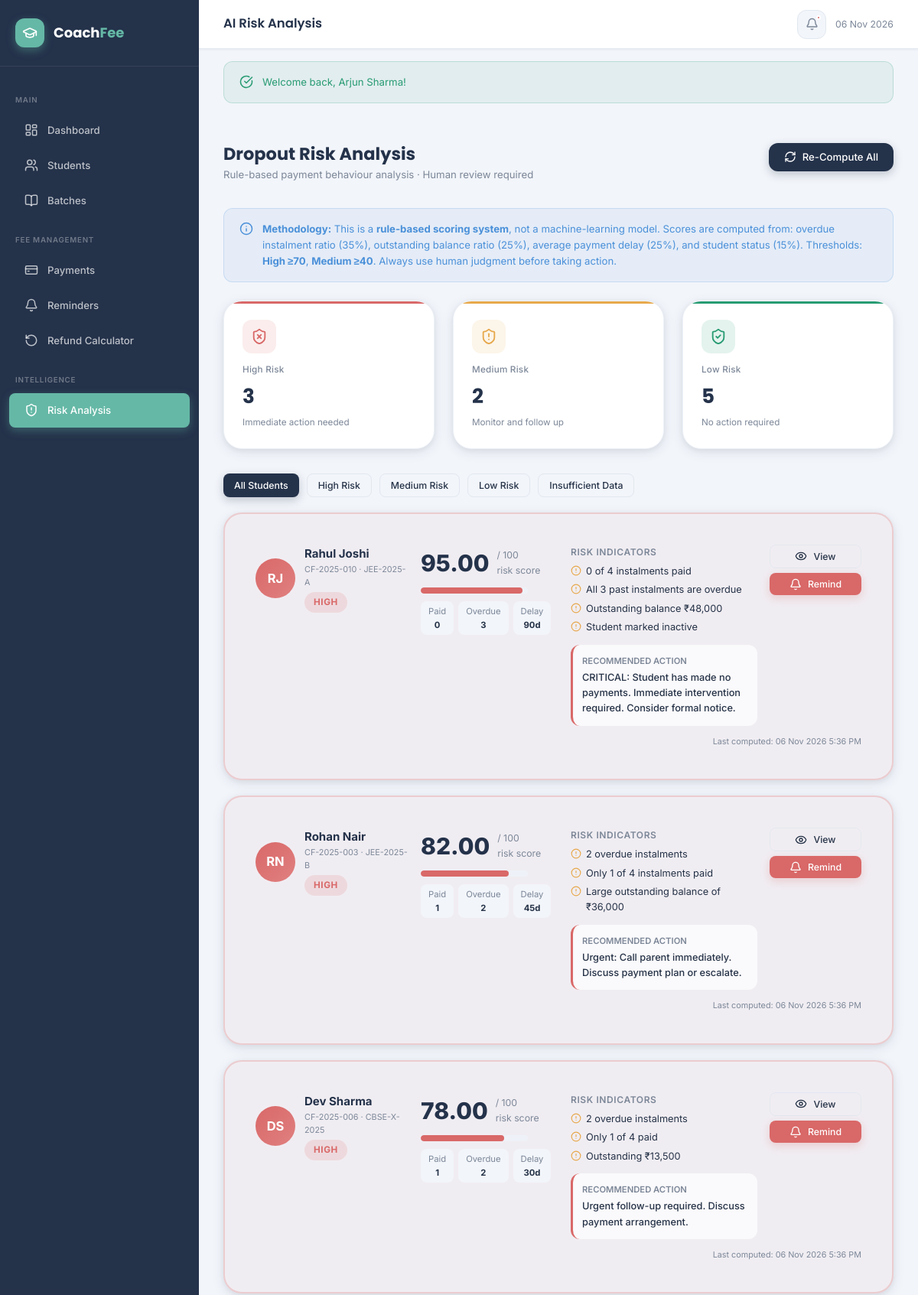
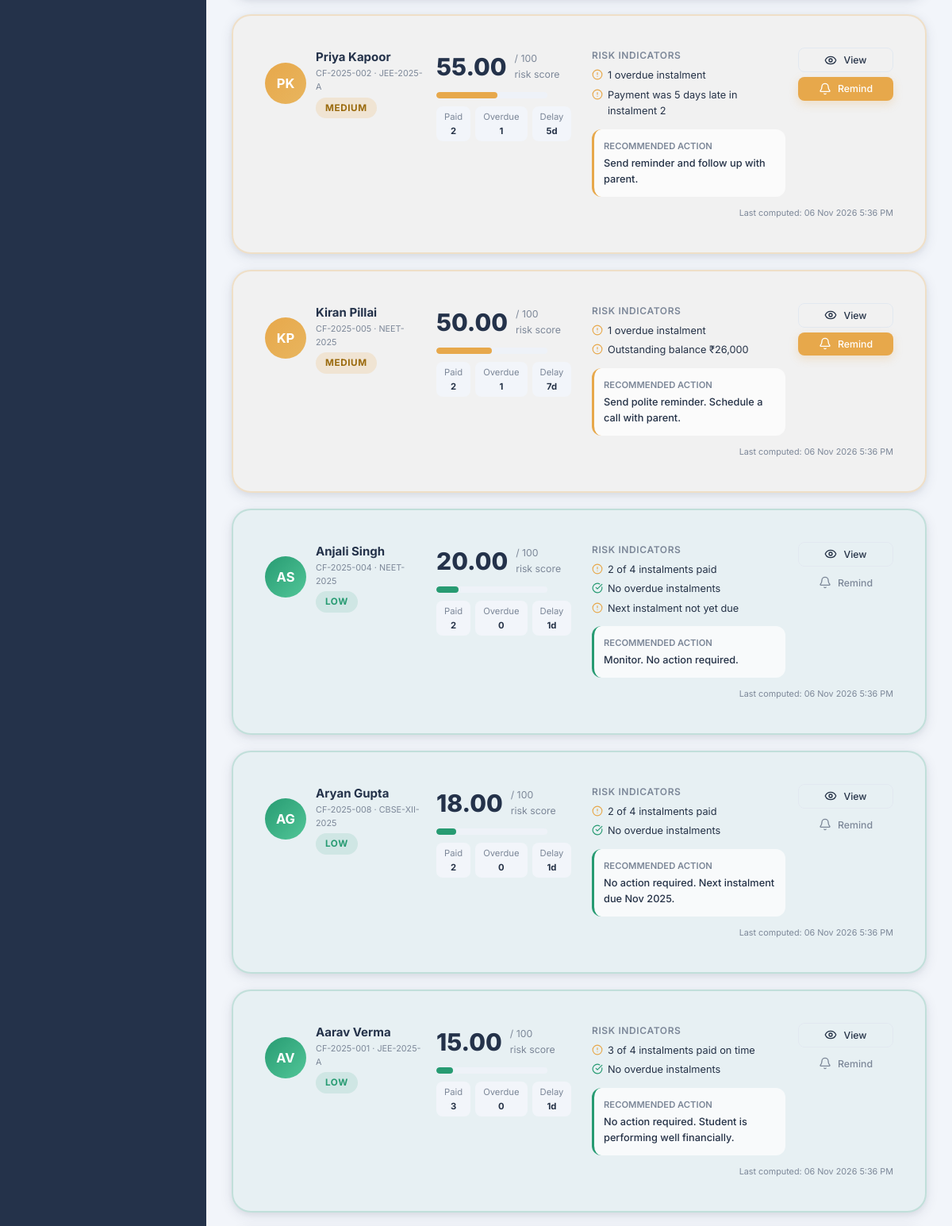
Page /src/staff/risk.php (signed in, upper part) on the committed database (2 pictures, top to bottom).
### tables this page shows
CREATE TABLE IF NOT EXISTS risk_analysis (
    id              INT UNSIGNED AUTO_INCREMENT PRIMARY KEY,
    student_id      INT UNSIGNED NOT NULL UNIQUE,
    risk_level      ENUM('low','medium','high','insufficient_data') NOT NULL DEFAULT 'insufficient_data',
    risk_score      DECIMAL(5,2) DEFAULT NULL,
    reasons         JSON,            
    evidence        JSON,            
    recommendation  TEXT,
    computed_at     DATETIME NOT NULL DEFAULT CURRENT_TIMESTAMP,
    FOREIGN KEY (student_id) REFERENCES students(id) ON DELETE CASCADE,
    INDEX idx_risk_level (risk_level)
);

CREATE TABLE IF NOT EXISTS students (
    id              INT UNSIGNED AUTO_INCREMENT PRIMARY KEY,
    student_id      VARCHAR(20) NOT NULL UNIQUE,   
    name            VARCHAR(120) NOT NULL,
    email           VARCHAR(180),
    phone           VARCHAR(20),
    dob             DATE,
    address         TEXT,
    batch_id        INT UNSIGNED,
    enroll_date     DATE NOT NULL,
    status          ENUM('active','inactive','dropout','completed') NOT NULL DEFAULT 'active',
    photo           VARCHAR(255) DEFAULT NULL,
    notes           TEXT,
    created_at      DATETIME NOT NULL DEFAULT CURRENT_TIMESTAMP,
    updated_at      DATETIME NOT NULL DEFAULT CURRENT_TIMESTAMP ON UPDATE CURRENT_TIMESTAMP,
    FOREIGN KEY (batch_id) REFERENCES batches(id) ON DELETE SET NULL,
    INDEX idx_batch (batch_id),
    INDEX idx_status (status),
    FULLTEXT idx_ft_name (name, email)
);

CREATE TABLE IF NOT EXISTS batches (
    id              INT UNSIGNED AUTO_INCREMENT PRIMARY KEY,
    name            VARCHAR(120) NOT NULL,
    course_name     VARCHAR(180) NOT NULL,
    description     TEXT,
    total_fee       DECIMAL(10,2) NOT NULL DEFAULT 0.00,
    start_date      DATE,
    end_date        DATE,
    max_students    INT UNSIGNED DEFAULT 50,
    is_active       TINYINT(1) NOT NULL DEFAULT 1,
    created_at      DATETIME NOT NULL DEFAULT CURRENT_TIMESTAMP
);

### config/session.php (called while the page is built, shortened)
<?php
function h(string $value): string {
    return htmlspecialchars($value, ENT_QUOTES | ENT_HTML5, 'UTF-8');
}
function fmt_date(?string $date, string $format = 'd M Y'): string {
    return date($format, strtotime($date));
}

### src/staff/risk.php (the view, shortened to what this page needs)
<?php
require_once BASE_PATH . '/config/session.php';
$pdo = db();
$filterLevel = $_GET['level'] ?? '';
$where = ['1=1'];
$params = [];
$risks = $pdo->prepare("
    SELECT ra.*, s.name AS student_name, s.student_id AS sid, s.status AS student_status,
           b.name AS batch_name, b.course_name
    FROM risk_analysis ra
    JOIN students s ON s.id=ra.student_id
    LEFT JOIN batches b ON b.id=(SELECT batch_id FROM fee_structures WHERE student_id=s.id LIMIT 1)
    WHERE " . implode(' AND ',$where) . "
    ORDER BY ra.risk_score DESC, ra.risk_level ASC");
$risks->execute($params);
$risks = $risks->fetchAll();
$summary = $pdo->query("SELECT risk_level, COUNT(*) AS cnt FROM risk_analysis GROUP BY risk_level")->fetchAll();
$summaryMap = array_column($summary,'cnt','risk_level');
include BASE_PATH . '/templates/header.php';
?>
<div class="page-content">
  <div class="page-header">
    <div class="page-header-title">
      <h2>Dropout Risk Analysis</h2>
      <p>Rule-based payment behaviour analysis · Human review required</p>
    </div>
    <form method="POST">
      <button type="submit" class="btn btn-primary"><i data-lucide="refresh-cw"></i> Re-Compute All</button>
    </form>
  </div>
  <div class="alert alert-info" style="margin-bottom:var(--space-6);">
    <i data-lucide="info"></i>
    <div>
      <strong>Methodology:</strong> This is a <strong>rule-based scoring system</strong>, not a machine-learning model.
      Scores are computed from: overdue instalment ratio (35%), outstanding balance ratio (25%),
      average payment delay (25%), and student status (15%).
      Thresholds: <strong>High ≥<?= RISK_THRESHOLD_HIGH ?></strong>, <strong>Medium ≥<?= RISK_THRESHOLD_MEDIUM ?></strong>.
      Always use human judgment before taking action.
    </div>
  </div>
  <div class="grid-cols-3" style="margin-bottom:var(--space-8);">
    <div class="stat-card danger">
      <div class="stat-icon danger"><i data-lucide="shield-x"></i></div>
      <div class="stat-label">High Risk</div>
      <div class="stat-value"><?= $summaryMap['high'] ?? 0 ?></div>
      <div class="stat-sub">Immediate action needed</div>
    </div>
    <div class="stat-card warning">
      <div class="stat-icon warning"><i data-lucide="shield-alert"></i></div>
      <div class="stat-label">Medium Risk</div>
      <div class="stat-value"><?= $summaryMap['medium'] ?? 0 ?></div>
      <div class="stat-sub">Monitor and follow up</div>
    </div>
    <div class="stat-card success">
      <div class="stat-icon success"><i data-lucide="shield-check"></i></div>
      <div class="stat-label">Low Risk</div>
      <div class="stat-value"><?= $summaryMap['low'] ?? 0 ?></div>
      <div class="stat-sub">No action required</div>
    </div>
  </div>
  <div style="display:flex;gap:10px;margin-bottom:var(--space-5);">
    <?php foreach ([''=>'All Students','high'=>'High Risk','medium'=>'Medium Risk','low'=>'Low Risk','insufficient_data'=>'Insufficient Data'] as $val=>$label): ?>
    <a href="?level=<?= $val ?>" class="btn <?= $filterLevel===$val?'btn-primary':'btn-outline' ?> btn-sm"><?= $label ?></a>
    <?php endforeach; ?>
  </div>
  <div style="display:flex;flex-direction:column;gap:var(--space-5);">
    <?php if (empty($risks)): ?>
    <div class="card"><div class="card-body"><div class="empty-state">
      <div class="empty-state-icon"><i data-lucide="shield"></i></div>
      <h3>No risk data</h3>
      <p>Click "Re-Compute All" to generate risk analysis</p>
    </div></div></div>
    <?php else: ?>
    <?php foreach ($risks as $r):
      $level   = $r['risk_level'];
      $reasons = json_decode($r['reasons'] ?? '[]', true) ?? [];
      $evidence= json_decode($r['evidence'] ?? '{}', true) ?? [];
      $initials= implode('',array_map(fn($w)=>strtoupper($w[0]),array_slice(explode(' ',$r['student_name']),0,2)));
    ?>
    <div class="card risk-card <?= $level ?>" style="border-radius:var(--radius-xl);">
      <div style="padding:var(--space-5);">
        <div style="display:flex;align-items:flex-start;justify-content:space-between;gap:16px;flex-wrap:wrap;">
          <div style="display:flex;align-items:center;gap:12px;flex:1;min-width:200px;">
            <div class="avatar avatar-lg" style="background:linear-gradient(135deg,<?= $r['risk_level']==='high'?'var(--danger),#e08080':($r['risk_level']==='medium'?'var(--warning),#e8b55e':'var(--success),#52c698') ?>);">
              <?= h($initials) ?>
            </div>
            <div>
              <div style="font-weight:700;font-size:1rem;color:var(--primary);"><?= h($r['student_name']) ?></div>
              <div class="text-xs text-muted"><?= h($r['sid']) ?> · <?= h($r['batch_name'] ?? 'No batch') ?></div>
              <div style="margin-top:4px;">
                <span class="risk-badge <?= $r['risk_level'] === 'insufficient_data' ? 'medium' : $r['risk_level'] ?>">
                  <?= strtoupper(str_replace('_',' ',$r['risk_level'])) ?>
                </span>
              </div>
            </div>
          </div>
          <div style="flex:1;min-width:180px;">
            <?php if ($r['risk_score'] !== null): ?>
            <div style="display:flex;align-items:center;gap:10px;margin-bottom:8px;">
              <div style="font-size:2rem;font-weight:800;color:var(--primary);"><?= $r['risk_score'] ?></div>
              <div class="text-muted text-sm">/ 100<br>risk score</div>
            </div>
            <div class="progress" style="height:8px;width:140px;">
              <div class="progress-bar <?= $r['risk_level']==='high'?'danger':($r['risk_level']==='medium'?'warning':'success') ?>"
                   style="width:<?= $r['risk_score'] ?>%;background:<?= $r['risk_level']==='high'?'var(--danger)':($r['risk_level']==='medium'?'var(--warning)':'var(--success)') ?>"></div>
            </div>
            <?php endif; ?>
            <?php if ($evidence): ?>
            <div style="margin-top:10px;display:flex;flex-wrap:wrap;gap:6px;">
              <?php foreach ([
                ['Paid',$evidence['paid']??'-'],
                ['Overdue',$evidence['overdue']??'-'],
                ['Delay',(($evidence['avg_delay_days']??0)).'d'],
              ] as [$el,$ev]): ?>
              <div style="background:var(--bg);border-radius:var(--radius-sm);padding:4px 10px;font-size:.75rem;text-align:center;">
                <div style="color:var(--text-muted);"><?= $el ?></div>
                <div style="font-weight:700;"><?= $ev ?></div>
              </div>
              <?php endforeach; ?>
            </div>
            <?php endif; ?>
          </div>
          <div style="flex:2;min-width:220px;">
            <div style="font-size:.8rem;font-weight:600;color:var(--text-muted);margin-bottom:6px;text-transform:uppercase;letter-spacing:.05em;">Risk Indicators</div>
            <?php foreach ($reasons as $reason): ?>
            <div style="display:flex;gap:6px;align-items:flex-start;margin-bottom:4px;font-size:.85rem;">
              <i data-lucide="<?= strpos(strtolower($reason),'no ')===0?'check-circle':'alert-circle' ?>"
                 style="width:14px;height:14px;flex-shrink:0;margin-top:2px;color:<?= strpos(strtolower($reason),'no ')===0?'var(--success)':'var(--warning)' ?>;"></i>
              <?= h($reason) ?>
            </div>
            <?php endforeach; ?>
            <?php if ($r['recommendation']): ?>
            <div style="margin-top:12px;background:rgba(255,255,255,.7);border-radius:var(--radius-md);padding:var(--space-3);border-left:3px solid <?= $r['risk_level']==='high'?'var(--danger)':($r['risk_level']==='medium'?'var(--warning)':'var(--success)') ?>;">
              <div style="font-size:.75rem;font-weight:600;text-transform:uppercase;color:var(--text-muted);margin-bottom:3px;">Recommended Action</div>
              <div style="font-size:.85rem;font-weight:500;"><?= h($r['recommendation']) ?></div>
            </div>
            <?php endif; ?>
          </div>
          <div style="display:flex;flex-direction:column;gap:6px;min-width:120px;">
            <a href="/CoachFee/src/staff/student_detail.php?id=<?= $r['student_id'] ?>" class="btn btn-outline btn-sm"><i data-lucide="eye"></i> View</a>
            <a href="/CoachFee/src/staff/reminders.php" class="btn btn-sm <?= $r['risk_level']==='high'?'btn-danger':($r['risk_level']==='medium'?'btn-warning':'btn-ghost') ?>">
              <i data-lucide="bell"></i> Remind
            </a>
          </div>
        </div>
        <div style="margin-top:12px;font-size:.72rem;color:var(--text-muted);text-align:right;">
          Last computed: <?= fmt_date($r['computed_at'],'d M Y g:i A') ?>
        </div>
      </div>
    </div>
    <?php endforeach; ?>
    <?php endif; ?>
  </div>
</div>
<?php include BASE_PATH . '/templates/footer.php'; ?>

### rows in the picture
risk_analysis: student.name "RJ", student.name "Rahul Joshi", student.student_id "CF-2025-010", batches.name "JEE-2025-A", risk_level "HIGH", risk_score "95.00", el "Paid", ev "0", el "Overdue", ev "3", el "Delay", ev "90d", reasons "0 of 4 instalments paid", reasons "All 3 past instalments are overdue", reasons "Outstanding balance ₹48,000", reasons "Student marked inactive", recommendation "CRITICAL: Student has made no payments. Immediate intervention required. Consider formal notice.", computed_at "06 Nov 2026 5:36 PM"
risk_analysis: student.name "RN", student.name "Rohan Nair", student.student_id "CF-2025-003", batches.name "JEE-2025-B", risk_level "HIGH", risk_score "82.00", el "Paid", ev "1", el "Overdue", ev "2", el "Delay", ev "45d", reasons "2 overdue instalments", reasons "Only 1 of 4 instalments paid", reasons "Large outstanding balance of ₹36,000", recommendation "Urgent: Call parent immediately. Discuss payment plan or escalate.", computed_at "06 Nov 2026 5:36 PM"
risk_analysis: student.name "DS", student.name "Dev Sharma", student.student_id "CF-2025-006", batches.name "CBSE-X-2025", risk_level "HIGH", risk_score "78.00", el "Paid", ev "1", el "Overdue", ev "2", el "Delay", ev "30d", reasons "2 overdue instalments", reasons "Only 1 of 4 paid", reasons "Outstanding ₹13,500", recommendation "Urgent follow-up required. Discuss payment arrangement.", computed_at "06 Nov 2026 5:36 PM"
risk_analysis: student.name "PK", student.name "Priya Kapoor", student.student_id "CF-2025-002", batches.name "JEE-2025-A", risk_level "MEDIUM", risk_score "55.00", el "Paid", ev "2", el "Overdue", ev "1", el "Delay", ev "5d", reasons "1 overdue instalment", reasons "Payment was 5 days late in instalment 2", recommendation "Send reminder and follow up with parent.", computed_at "06 Nov 2026 5:36 PM"
risk_analysis: student.name "KP", student.name "Kiran Pillai", student.student_id "CF-2025-005", batches.name "NEET-2025", risk_level "MEDIUM", risk_score "50.00", el "Paid", ev "2", el "Overdue", ev "1", el "Delay", ev "7d", reasons "1 overdue instalment", reasons "Outstanding balance ₹26,000", recommendation "Send polite reminder. Schedule a call with parent.", computed_at "06 Nov 2026 5:36 PM"
risk_analysis: student.name "AS", student.name "Anjali Singh", student.student_id "CF-2025-004", batches.name "NEET-2025", risk_level "LOW", risk_score "20.00", el "Paid", ev "2", el "Overdue", ev "0", el "Delay", ev "1d", reasons "2 of 4 instalments paid", reasons "No overdue instalments", reasons "Next instalment not yet due", recommendation "Monitor. No action required.", computed_at "06 Nov 2026 5:36 PM"
risk_analysis: student.name "AG", student.name "Aryan Gupta", student.student_id "CF-2025-008", batches.name "CBSE-XII-2025", risk_level "LOW", risk_score "18.00", el "Paid", ev "2", el "Overdue", ev "0", el "Delay", ev "1d", reasons "2 of 4 instalments paid", reasons "No overdue instalments", recommendation "No action required. Next instalment due Nov 2025.", computed_at "06 Nov 2026 5:36 PM"
risk_analysis: student.name "AV", student.name "Aarav Verma", student.student_id "CF-2025-001", batches.name "JEE-2025-A", risk_level "LOW", risk_score "15.00", el "Paid", ev "3", el "Overdue", ev "0", el "Delay", ev "1d", reasons "3 of 4 instalments paid on time", reasons "No overdue instalments", recommendation "No action required. Student is performing well financially.", computed_at "06 Nov 2026 5:36 PM"

### other values in the picture
$pageTitle "AI Risk Analysis"
$flashSuccess "Welcome back, Arjun Sharma!"
RISK_THRESHOLD_HIGH "70"
RISK_THRESHOLD_MEDIUM "40"
$summaryMap['high'] "3"
$summaryMap['medium'] "2"
$summaryMap['low'] "5"
$label "All Students"
$label "High Risk"
$label "Medium Risk"
$label "Low Risk"
$label "Insufficient Data"
